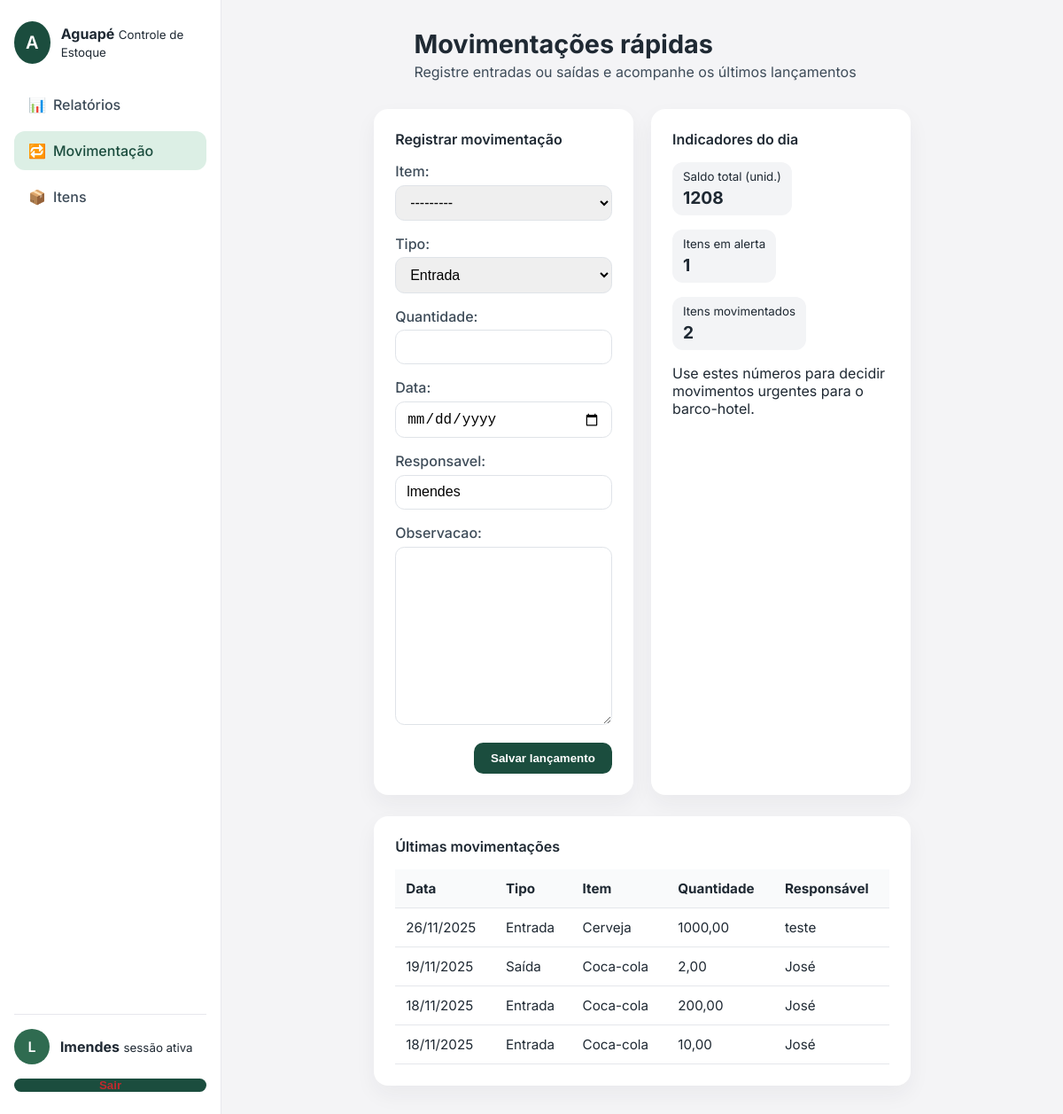
Before: /movimentacao/ (signed in) with the older database file.
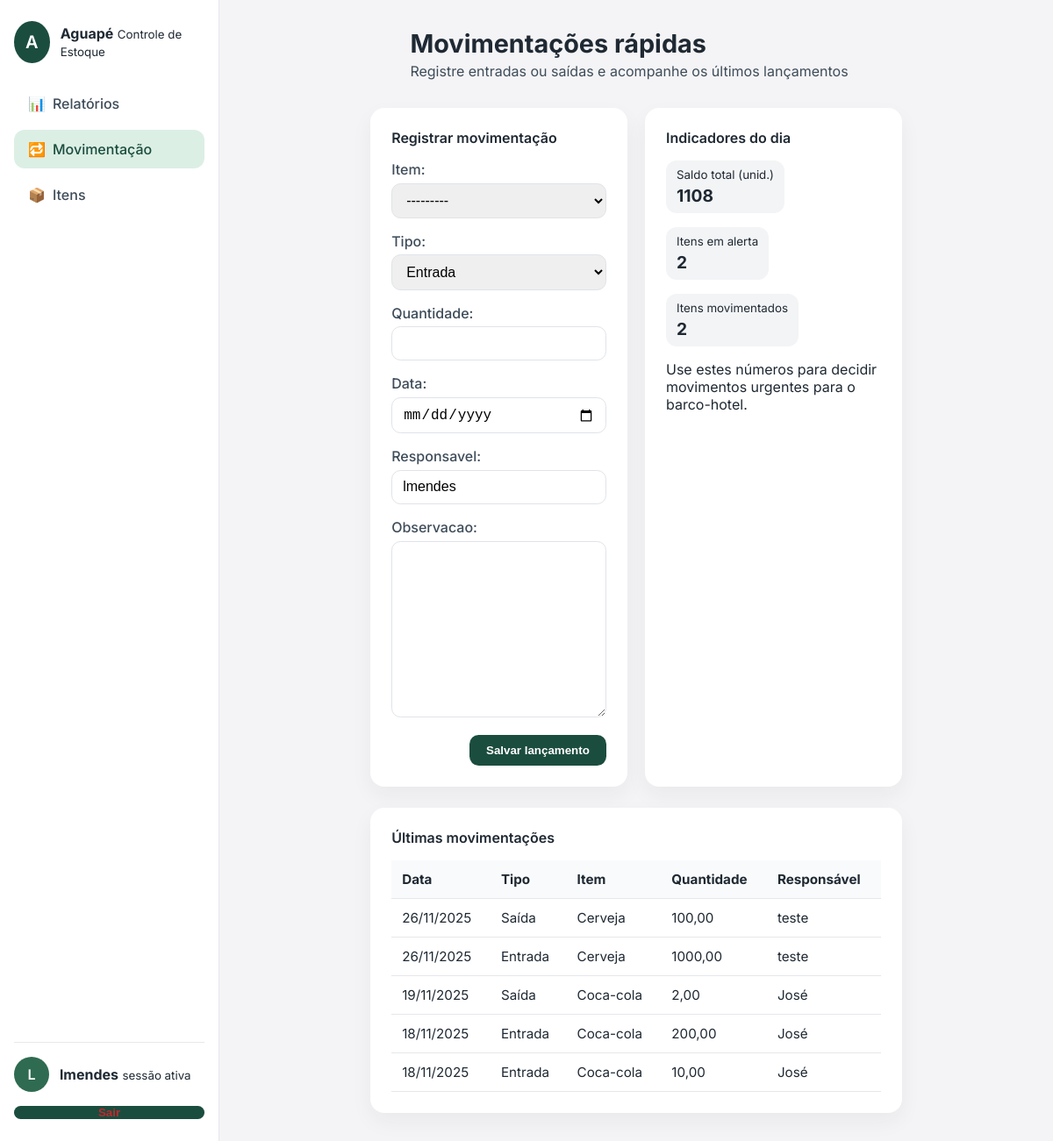
After: the same page with the newer database file.
### controle/models/movimentacao.py (models this page shows, shortened)
class Movimentacao(models.Model):
    TIPOS = [
        ("ENTRADA", "Entrada"),
        ("SAIDA", "Saída"),
    ]
    item = models.ForeignKey(Item, on_delete=models.PROTECT, related_name="movimentacoes")
    tipo = models.CharField(max_length=8, choices=TIPOS, default="ENTRADA")
    quantidade = models.DecimalField(max_digits=10, decimal_places=2, validators=[MinValueValidator(Decimal("0.01"))])
    data = models.DateField(default=timezone.now)
    responsavel = models.CharField(max_length=80)
    observacao = models.TextField(blank=True)
    class Meta:
        ordering = ("-data", "-id")

### catalogo/models.py (models this page shows, shortened)
class Item(models.Model):
    UNIDADES = [
        ("UN", "Unidade"),
        ("KG", "Quilo"),
        ("L", "Litro"),
    ]
    nome = models.CharField(max_length=120)
    codigo_estoque = models.CharField("Código de estoque", max_length=30, unique=True)
    unidade = models.CharField(max_length=2, choices=UNIDADES, default="UN")
    estoque_minimo = models.DecimalField(
        max_digits=10,
        decimal_places=2,
        validators=[MinValueValidator(Decimal("0"))],
    )
    estoque_atual = models.DecimalField(
        max_digits=10,
        decimal_places=2,
        default=0,
        validators=[MinValueValidator(Decimal("0"))],
    )
    observacao = models.TextField(blank=True)
    ativo = models.BooleanField(default=True)
    criado_em = models.DateTimeField(auto_now_add=True)
    class Meta:
        ordering = ("nome",)
        app_label = "controle"
    def __str__(self):
        return f"{self.nome} ({self.codigo_estoque})"

### controle/views/movimentacao.py (the view)
# urls.py: path("movimentacao/", views.movimentacao_simples, name="movimentacao"),
@login_required
def movimentacao_simples(request):
    if request.method == "POST":
        form = MovimentacaoForm(request.POST)
        if form.is_valid():
            mov = form.save()
            messages.success(request, f"{mov.get_tipo_display()} registrada para {mov.item.nome}.")
            return redirect("controle:movimentacao")
    else:
        form = MovimentacaoForm(initial={"responsavel": request.user.get_username() or ""})
    ultimas = Movimentacao.objects.select_related("item").order_by("-data", "-id")[:10]
    indicadores = {
        "saldo_total": Item.objects.aggregate(total=Sum("estoque_atual"))["total"] or 0,
        "alertas": Item.objects.filter(estoque_atual__lte=F("estoque_minimo")).count(),
        "itens_movimentados": Movimentacao.objects.values("item").distinct().count(),
    }
    return render(
        request,
        "controle/movimentacao.html",
        {
            "form": form,
            "movimentacoes": ultimas,
            "indicadores": indicadores,
        },
    )

### controle/forms/movimentacao.py (shortened to what this page needs)
class MovimentacaoForm(forms.ModelForm):
    class Meta:
        model = Movimentacao
        fields = ["item", "tipo", "quantidade", "data", "responsavel", "observacao"]
        widgets = {
            "data": forms.DateInput(attrs={"type": "date"}),
        }

### templates/controle/movimentacao.html (shortened to what this page needs)
{% extends "base.html" %}
{% block page_title %}Movimentações rápidas{% endblock %}
{% block page_subtitle %}Registre entradas ou saídas e acompanhe os últimos lançamentos{% endblock %}
{% block content %}
<div class="grid two-columns">
    <div class="card">
        <div class="card-header">
            <span>Registrar movimentação</span>
        </div>
        <form method="post">
            <div class="form-grid">
                {% for field in form %}
                    <div class="form-field">
                        {{ field.label_tag }}
                        {{ field }}
                    </div>
                {% endfor %}
            </div>
            <div class="card-actions">
                <button type="submit" class="btn">Salvar lançamento</button>
            </div>
        </form>
    </div>
    <div class="card">
        <div class="card-header">
            <span>Indicadores do dia</span>
        </div>
        <div class="badges">
            <div class="badge">
                <small>Saldo total (unid.)</small>
                <strong>{{ indicadores.saldo_total }}</strong>
            </div>
            <div class="badge">
                <small>Itens em alerta</small>
                <strong>{{ indicadores.alertas }}</strong>
            </div>
            <div class="badge">
                <small>Itens movimentados</small>
                <strong>{{ indicadores.itens_movimentados }}</strong>
            </div>
        </div>
        <p>Use estes números para decidir movimentos urgentes para o barco-hotel.</p>
    </div>
</div>
<div class="card">
    <div class="card-header">
        <span>Últimas movimentações</span>
    </div>
    <div class="table-responsive">
        <table>
            <thead>
                <tr>
                    <th>Data</th>
                    <th>Tipo</th>
                    <th>Item</th>
                    <th>Quantidade</th>
                    <th>Responsável</th>
                </tr>
            </thead>
            <tbody>
                {% for mov in movimentacoes %}
                    <tr>
                        <td>{{ mov.data|date:"d/m/Y" }}</td>
                        <td>{{ mov.get_tipo_display }}</td>
                        <td>{{ mov.item.nome }}</td>
                        <td>{{ mov.quantidade }}</td>
                        <td>{{ mov.responsavel }}</td>
                    </tr>
                {% empty %}
                    <tr><td colspan="5">Sem movimentações registradas.</td></tr>
                {% endfor %}
            </tbody>
        </table>
    </div>
</div>
{% endblock %}

Changed rows visible on the page:
added Movimentacao: data "26/11/2025", tipo "Saída", item.nome "Cerveja", quantidade "100,00", responsavel "teste"
Other visible differences:
{{ indicadores.saldo_total }}: "1208" → "1108"
{{ indicadores.alertas }}: "1" → "2"
